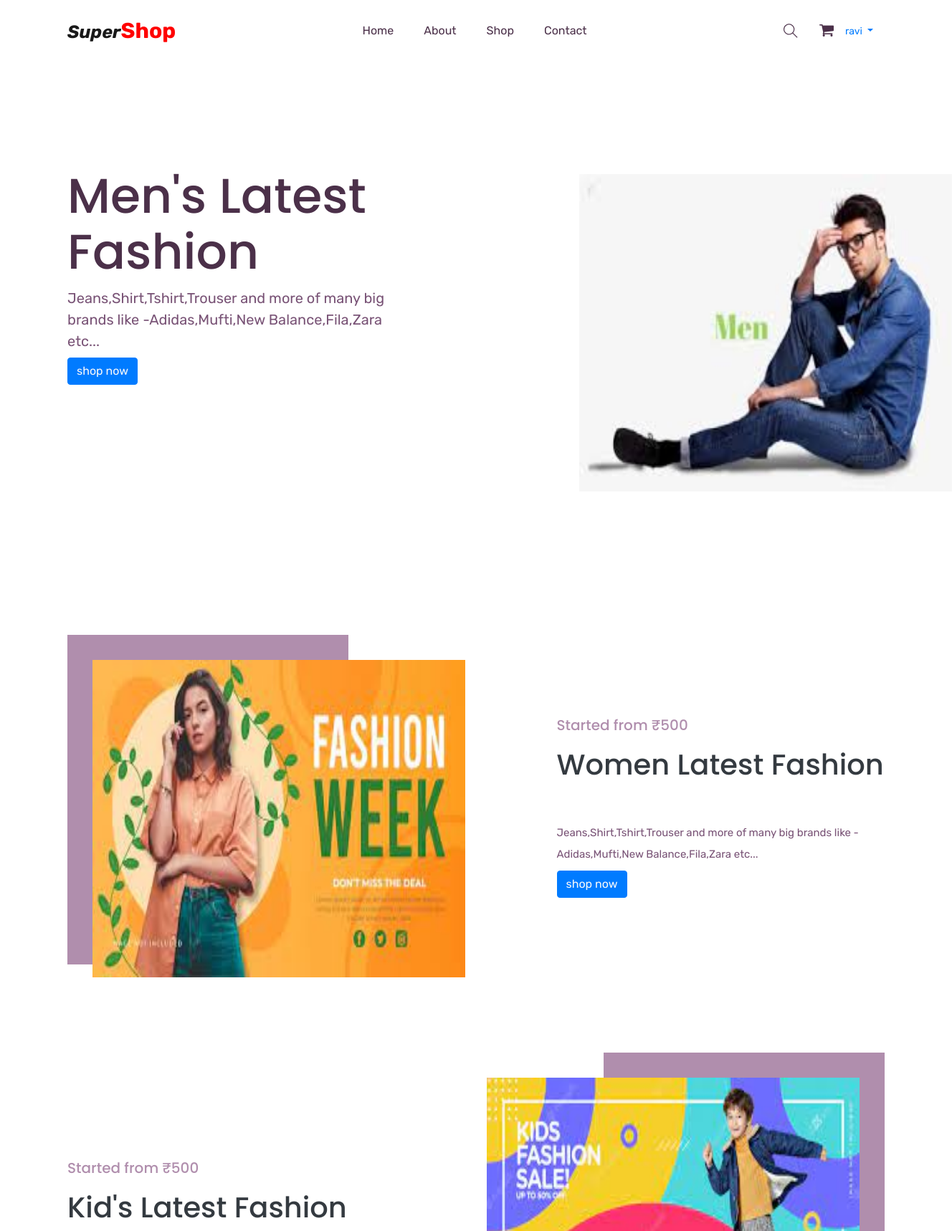
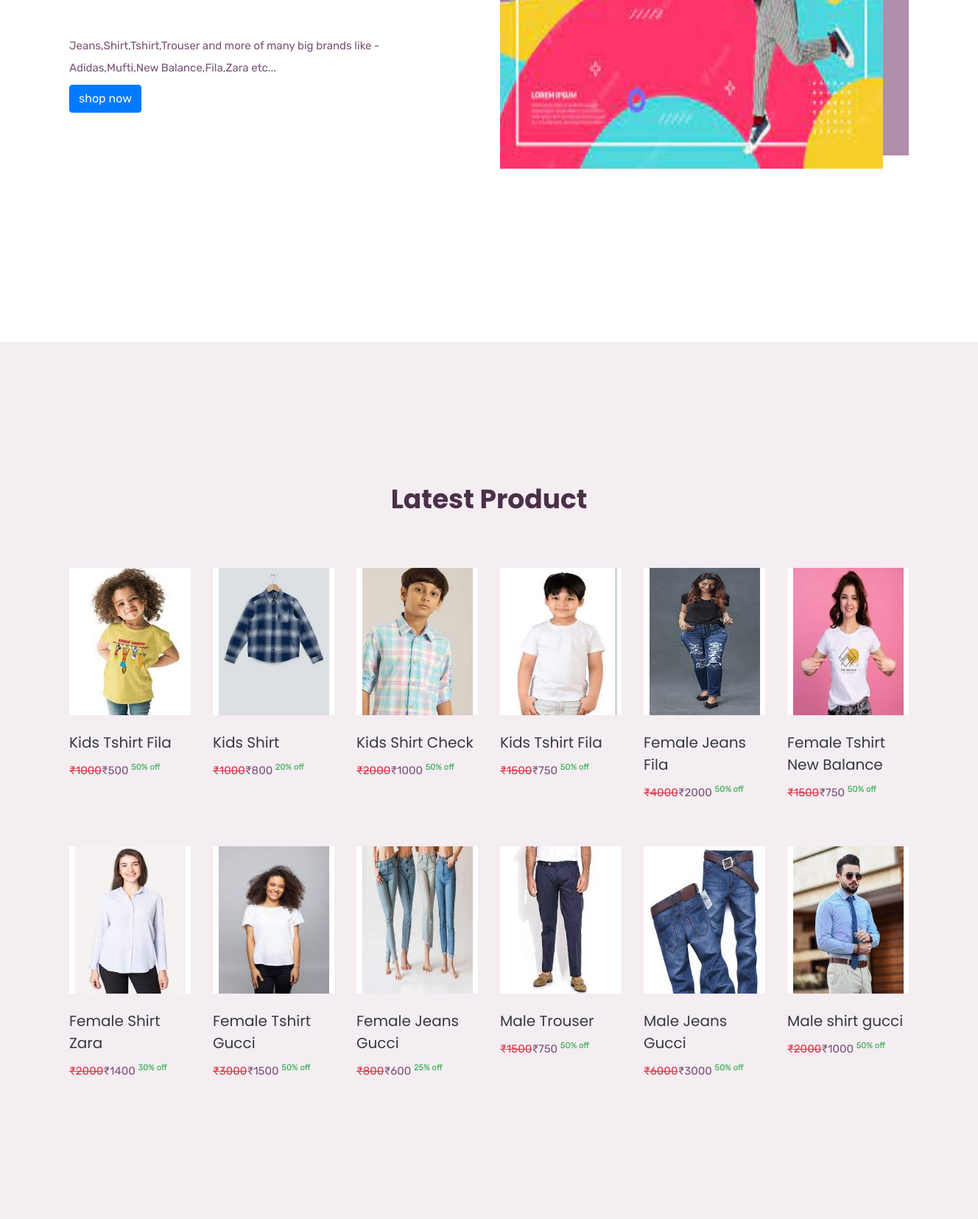
The app's page / (signed in, upper part) with its own data (2 pictures, top to bottom).
### mainApp/models.py (models this page shows, shortened)
class Product(models.Model):
    id =models.AutoField(primary_key=True)
    name =models.CharField(max_length=30)
    maincategory=models.ForeignKey(Maincategory,on_delete=models.CASCADE)
    subcategory=models.ForeignKey(Subcategory,on_delete=models.CASCADE)
    brand=models.ForeignKey(Brand,on_delete=models.CASCADE)
    baseprice=models.IntegerField()
    discount=models.IntegerField()
    finalprice=models.IntegerField()
    stock=models.IntegerField(default=True)
    color=models.CharField(max_length=30)
    size=models.CharField(max_length=10)
    description=models.TextField()
    pic1=models.ImageField(upload_to="upload/product",null=True,blank=True)
    pic2=models.ImageField(upload_to="upload/product",default=None,blank=True,null=True)
    pic3=models.ImageField(upload_to="upload/product",default=None,blank=True,null=True)
    pic4=models.ImageField(upload_to="upload/product",default=None,blank=True,null=True)

### mainApp/views.py (the view)
# urls.py: path('',mainApp.homePage,name='home'),
def homePage(Request):
    products = Product.objects.all().order_by('-id')[0:12]  # '-id' using for latest product
    testimonials=Testimonial.objects.all().order_by('-id')
    return render(Request, 'index.html', {'products': products,'testimonials':testimonials})

### mainApp/templates/index.html (shortened to what this page needs)
{% load static %}
<!doctype html>
<html lang="en">
<head>
    <link rel="stylesheet" href="{% static '/css/bootstrap.min.css' %}">
    <link rel="stylesheet" href="{% static '/css/animate.css' %}">
    <link rel="stylesheet" href="{% static '/css/owl.carousel.min.css' %}">
    <link rel="stylesheet" href="{% static '/css/all.css' %}">
    <link rel="stylesheet" href="{% static '/css/flaticon.css' %}">
    <link rel="stylesheet" href="{% static '/css/themify-icons.css' %}">
    <link rel="stylesheet" href="{% static '/css/magnific-popup.css' %}">
    <link rel="stylesheet" href="{% static '/css/slick.css' %}">
    <link rel="stylesheet" href="{% static '/css/style.css' %}">
</head>
<body>
    <header class="main_menu home_menu">
        <div class="container">
            <div class="row align-items-center justify-content-center">
                <div class="col-lg-12">
                    <nav class="navbar navbar-expand-lg navbar-light">
                        <a class="navbar-brand logo-text" href="/">Super<span>Shop</span> </a>
                        <div class="collapse navbar-collapse main-menu-item" id="navbarSupportedContent">
                            <ul class="navbar-nav">
                                <li class="nav-item">
                                    <a class="nav-link" href="{% url 'home' %}">Home</a>
                                </li>
                                <li class="nav-item">
                                    <a class="nav-link" href="{% url 'about' %}">about</a>
                                </li>
                                <li class="nav-item">
                                    <a class="nav-link" href="/shop/All/All/All/">Shop</a>
                                </li>
                                <li class="nav-item">
                                    <a class="nav-link" href="{% url 'contact' %}">Contact</a>
                                </li>
                            </ul>
                        </div>
                        <div class="hearer_icon d-flex align-items-center">
                            <a id="search_1" href="javascript:void(0)"><i class="ti-search"></i></a>
                            {% if request.user.is_authenticated %}
                            <a class="text-light" href="{% url 'cart' %}">
                                <i class="flaticon-shopping-cart-black-shape"></i>
                            </a>
                            {% endif %}
                            <ul>
                                {% if request.user.is_authenticated %}
                                <li class="nav-item dropdown">
                                    <a class="nav-link dropdown-toggle" href="blog.html" id="navbarDropdown_2"
                                        role="button" data-toggle="dropdown" aria-haspopup="true" aria-expanded="false">
                                       {{request.user.username}}
                                    </a>
                                </li>
                                {% else %}
                                <li class="nav-item">
                                    <a class="nav-link text-dark" href="{% url 'login' %}">Login</a>
                                </li>
                                {% endif %}
                            </ul>
                        </div>
                    </nav>
                </div>
            </div>
        </div>
    </header>
    {% block body %}
    <section class="banner_part">
        <div class="container">
            <div class="row align-items-center">
                <div class="col-md-5">
                    <div class="banner_text">
                        <div class="banner_text_iner">
                            <h1>Men's Latest Fashion</h1>
                            <p>Jeans,Shirt,Tshirt,Trouser and more of many big brands like -Adidas,Mufti,New
                                Balance,Fila,Zara etc...</p>
                            <button class="btn btn-primary mt-2"><a class="text-light" href="/shop/Male/All/All"
                                    class="btn_1">shop now</a></button>
                        </div>
                    </div>
                </div>
            </div>
        </div>
        <div class="banner_img">
            <img src="{% static '/banner/Mbanner2.jpeg' %}" style="height: 443px; width: 520px;" alt="#"
                class="img-fluid">
        </div>
    </section>
    <section class="single_product_list">
        <div class="container">
            <div class="row">
                <div class="col-lg-12">
                    <div class="single_product_iner">
                        <div class="row align-items-center justify-content-between">
                            <div class="col-lg-6 col-sm-6">
                                <div class="single_product_img">
                                    <img src="{% static '/banner/banner3.jpeg' %}" style="height: 443px;width: 520px;"
                                        class="img-fluid" alt="#">
                                </div>
                            </div>
                            <div class="col-lg-5 col-sm-6">
                                <div class="single_product_content">
                                    <h5>Started from &#8377;500</h5>
                                    <h2> <a class="text-dark" href="/shop/Female/All/All">Women Latest Fashion</a> </h2>
                                    <p>Jeans,Shirt,Tshirt,Trouser and more of many big brands like -Adidas,Mufti,New
                                        Balance,Fila,Zara etc...</p>
                                    <button class="btn btn-primary mt-2"><a class="text-light" href="/shop/Female/All/All"
                                            class="btn_1">shop now</a></button>
                                </div>
                            </div>
                        </div>
                    </div>
                    <div class="single_product_iner">
                        <div class="row align-items-center justify-content-between">
                            <div class="col-lg-6 col-sm-6">
                                <div class="single_product_img">
                                    <img src="{% static 'banner/banner4.jpeg' %}" style="height: 443px; width: 520px;"
                                        class="img-fluid" alt="#">
                                </div>
                            </div>
                            <div class="col-lg-5 col-sm-6">
                                <div class="single_product_content">
                                    <h5>Started from &#8377;500</h5>
                                    <h2> <a class="text-dark" href="/shop/Kids/All/All">Kid's Latest Fashion</a> </h2>
                                    <p>Jeans,Shirt,Tshirt,Trouser and more of many big brands like -Adidas,Mufti,New
                                        Balance,Fila,Zara etc...</p>
                                    <button class="btn btn-primary mt-2"><a class="text-light" href="/shop/Kids/All/All"
                                            class="btn_1">shop now</a></button>
                                </div>
                            </div>
                        </div>
                    </div>
                </div>
            </div>
        </div>
    </section>
    <section class="trending_items">
        <div class="container">
            <div class="row">
                <div class="col-lg-12">
                    <div class="section_tittle text-center">
                        <h2>Latest Product</h2>
                    </div>
                </div>
            </div>
            <div class="row">
                {% for items in products %}
                <div class="col-xl-2 col-lg-3 col-md-4 col-sm-6 col-12">
                    <div class="single_product_item">
                        <a href="/single-product/{{items.id}}">
                            <div class="single_product_item_thumb">
                                <img src="{{items.pic1.url}}" style="height: 200px;width: 150px;" alt="#" class="img-fluid">
                            </div>
                        </a>
                        <h3 style="font-size: 20px;"> <a class="text-dark" href="/single-product/{{items.id}}">{{items.name}}</a> </h3>
                        <p  style="font-size: 15px;"><del class="text-danger">&#8377;{{items.baseprice}}</del>&#8377;{{items.finalprice}} <sup class="text-success">{{items.discount}}% off</sup></p>
                    </div>
                </div>
                {% endfor %}
            </div>
        </div>
    </section>
    {% endblock %}
</body>
</html>

### mainApp/static/css/all.css (style rules this page uses)
.logo-text { font-weight: bold !important; font-style: italic !important; font-size: 25px; }
.logo-text span { font-weight: bold !important; font-style: normal !important; font-size: 30px; color:red; }

### records on screen
Product: pic1 (picture), name "Kids Tshirt Fila", baseprice "1000", finalprice "500", discount "50"
Product: pic1 (picture), name "Kids Shirt", baseprice "1000", finalprice "800", discount "20"
Product: pic1 (picture), name "Kids Shirt Check", baseprice "2000", finalprice "1000", discount "50"
Product: pic1 (picture), name "Kids Tshirt Fila", baseprice "1500", finalprice "750", discount "50"
Product: pic1 (picture), name "Female Jeans Fila", baseprice "4000", finalprice "2000", discount "50"
Product: pic1 (picture), name "Female Tshirt New Balance", baseprice "1500", finalprice "750", discount "50"
Product: pic1 (picture), name "Female Shirt Zara", baseprice "2000", finalprice "1400", discount "30"
Product: pic1 (picture), name "Female Tshirt Gucci", baseprice "3000", finalprice "1500", discount "50"
Product: pic1 (picture), name "Female Jeans Gucci", baseprice "800", finalprice "600", discount "25"
Product: pic1 (picture), name "Male Trouser", baseprice "1500", finalprice "750", discount "50"
Product: pic1 (picture), name "Male Jeans Gucci", baseprice "6000", finalprice "3000", discount "50"
Product: pic1 (picture), name "Male shirt gucci", baseprice "2000", finalprice "1000", discount "50"

### other values on screen
{{ request.user.username }} "ravi"
